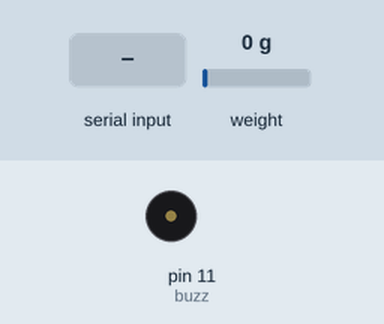
Recording of a sketch running on a simulated Arduino Uno, built with avr-gcc and run on an emulated ATmega328P. Shown: buzzer (waves = sounding, pin HIGH). The test bench sets the inputs (shaded band); at power-on: weight on the scale 0 g. What the sketch prints to the serial monitor is not drawn.

Above: at 3.6 s.
3.7 s: byte 116 ('t') received over Serial
At 4.82 s:
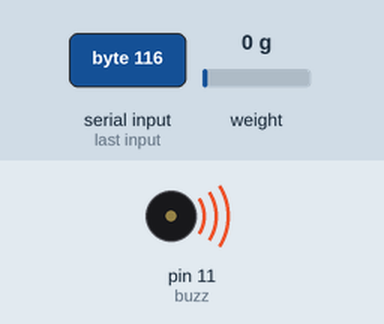
Timing chart, 0 to 6.7 s (numbered marks = the images above; inputs shaded):
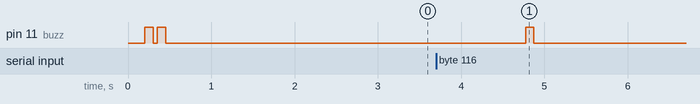

Measured:
- after the input at 3.7 s, pin 11 (buzz): LOW → HIGH after 1.1 s, → LOW 0.10 s later

The sketch:

HX711Calibration.ino
```cpp
#include <HX711.h>


//data pin and clock pin
byte pinData = 3;
byte pinClk = 2;
const int buzz=11;

HX711 scale;
//Parameter to calibrate weight and sensor, different for different sensors
double calibration_factor = -104346; //put some value and adjust it through serial monitor

void setup()
{
  pinMode(buzz,OUTPUT);
  Serial.begin(9600);
  Serial.println("HX711 calibration");
  Serial.println("Remove all weight from scale");
  Serial.println("After readings begin, place known weight on scale");
  Serial.println("Press a,s,d,f to increase calibration factor by 10,100,1000,10000 respectively");
  Serial.println("Press z,x,c,v to decrease calibration factor by 10,100,1000,10000 respectively");
  digitalWrite(buzz,HIGH);
       delay(100);
       digitalWrite(buzz,LOW);
       delay(50);
        digitalWrite(buzz,HIGH);
       delay(100);
       digitalWrite(buzz,LOW);
  scale.begin(pinData, pinClk);
  //apply the calibration
  scale.set_scale();
  //initializing the tare.
  scale.tare();  //Reset the scale to 0

  long zero_factor = scale.read_average(); //Get a baseline reading
  Serial.print("Zero factor: "); //This can be used to remove the need to tare the scale. Useful in permanent scale projects.
  Serial.println(zero_factor);

}
void loop() {

  scale.set_scale(calibration_factor); //Adjust to this calibration factor

  Serial.print("Reading: ");
  Serial.print(scale.get_units(), 3);
  Serial.print(" kgs"); //This can change this to grams and re-adjust the calibration factor if as another SI units
  Serial.print(" calibration_factor: ");
  Serial.print(calibration_factor);
  Serial.println();

  if(Serial.available())
  {
    char temp = Serial.read();
    if(temp == '+' || temp == 'a')
      calibration_factor += 10;
    else if(temp == '-' || temp == 'z')
      calibration_factor -= 10;
    else if(temp == 's')
      calibration_factor += 100;
    else if(temp == 'x')
      calibration_factor -= 100;
    else if(temp == 'd')
      calibration_factor += 1000;
    else if(temp == 'c')
      calibration_factor -= 1000;
    else if(temp == 'f')
      calibration_factor += 100000;
    else if(temp == 'v')
      calibration_factor -= 100000;
    else if(temp == 't'){
       scale.tare();  //Reset the scale to zero
       digitalWrite(buzz,HIGH);
       delay(100);
       digitalWrite(buzz,LOW);
    }

  }
}
```
